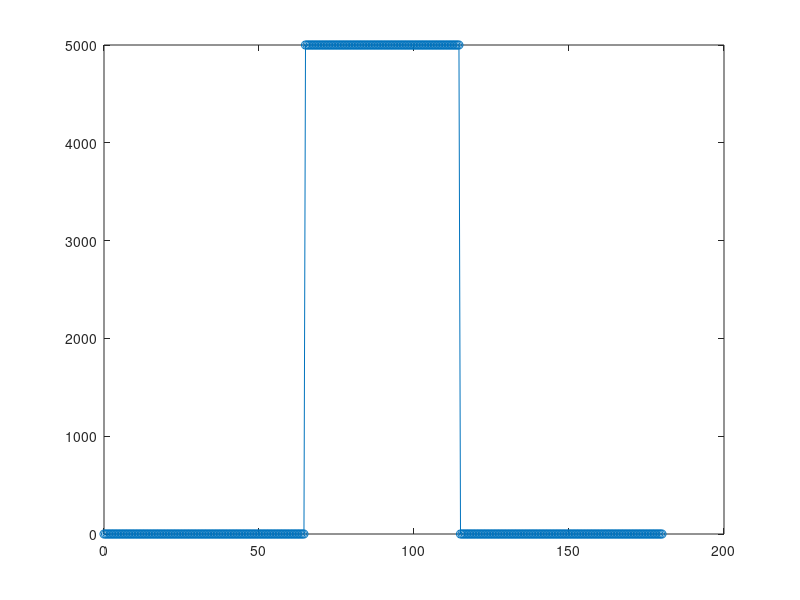

MATLAB code to generate this figure:
% Autor: Thach
% Verwendungszweck: Gesamte Ausführung der Quellcode von anderen Daten
% Erstellt am 23.08.2023
% Version: 1.01
% Revision: 1.00

%clear;
clc;
format shortG

% 1. Versuch: zum Erreichen des Überblick und groben Auswahl der Filter-Methode
test1_active = 0;
% 2. Versuch: Zur Untersuchung des Effektes von Filtern 
test2_active = 1;
% 3. Versuch: Zur Untersuchung des Effektes von Filtern im flachen Bereich
test3_active = 1;
% 4. Versuch: Zur Untersuchung des Effektes vo Filtern im Bereich mit der 
% schwächen Wirkung der Störgrößen
test4_active = 1;

if test1_active==1
    LidarDataExtract; %Ausführung der LidarDataExtract.m Skript
    lenRA = size(dataOutputRA);
    rCol = 1;%Radius
    aCol = 2;%Winkel
    sample = zeros(lenRA(1,1),lenRA(1,2)); %Stichprobe zum Testen


    %Durchschnittberechnung
    for i=1:lenRA(1)
        sample(i,rCol) = (sum(dataOutputRA(i,rCol,:),'all')/lenRA(1,3));
        sample(i,aCol) = (sum(dataOutputRA(i,aCol,:),'all')/lenRA(1,3));
    end

    rSample = sample(:,rCol);
    rSample = transpose(rSample);
    aSample = sample(:,aCol);
    tVal = transpose(aSample);

    printInFile('fixed',rSample);
    printInFile('float',rSample);

    %IIR mit Maximally Flat Entwurfsmethode
    figureNo = 1;
    draw = 1;
    phase = 1;
    filterObj = filterMaximallyFlatFIR_p4;
    output = filterIIR(rSample, tVal, filterObj, draw, phase, figureNo);
    figureNo = figureNo + 1;
    printOutFile('fixed','mf',output);
    printOutFile('float','mf',output);

    %FIR mit Window-Kaiser Entwurfsmethode
    phase = 2;
    filterObj = filterWindowKaiser_p10;
    filterFIR(rSample, tVal, filterObj, draw, phase, figureNo);
    figureNo = figureNo + 1;
    printOutFile('fixed','wk',output);
    printOutFile('float','wk',output);

    %FIR mit Least-Square Entwurfsmethode
    phase = 2;
    filterObj = filterLeastSquares_p11;
    filterFIR(rSample, tVal, filterObj, draw, phase, figureNo);
    figureNo = figureNo + 1;
    printOutFile('fixed','lsq',output);
    printOutFile('float','lsq',output);

    %FIR mit Equiripple Entwurfsmethode
    phase = 2;
    filterObj = filterEquiripple_p3;
    filterFIR(rSample, tVal, filterObj, draw, phase, figureNo);
    figureNo = figureNo + 1;
    printOutFile('fixed','eq',output);
    printOutFile('float','eq',output);

    %FIR mit Window-Bartlett Entwurfsmethode
    phase = 2;
    filterObj = filterWindowBarlett_p2;
    filterFIR(rSample, tVal, filterObj, draw, phase, figureNo);
    figureNo = figureNo + 1;
    printOutFile('fixed','wb',output);
    printOutFile('float','wb',output);

    %FIR mit Window-Rectangular Entwurfsmethode
    phase = 2;
    filterObj = filterWindowRectangular_p3;
    filterFIR(rSample, tVal, filterObj, draw, phase, figureNo);
    figureNo = figureNo + 1;
    printOutFile('fixed','wr',output);
    printOutFile('float','wr',output);

    %FIR mit Window-Rectangular Entwurfsmethode
    phase = 2;
    filterObj = filterWindowTriangular_p1;
    filterFIR(rSample, tVal, filterObj, draw, phase, figureNo);
    figureNo = figureNo + 1;
    printOutFile('fixed','wt',output);
    printOutFile('float','wt',output);
end

if test2_active == 1
    % Der Bereich A, deren Werte gleicheinander und ungleich 
    % 0 sind: Wiederholungsmal immer gerade
    repeatedTimeValMid = 50;
    midVal = 5000;
    %Bereich von 0° zum 180° mit Auflösung von 0.5°
    tVal = 0:0.5:180;
    tComp = 90;
    x = midVal*rectpuls(tVal-tComp,repeatedTimeValMid);
    plot(tVal,x,'-o');
end






